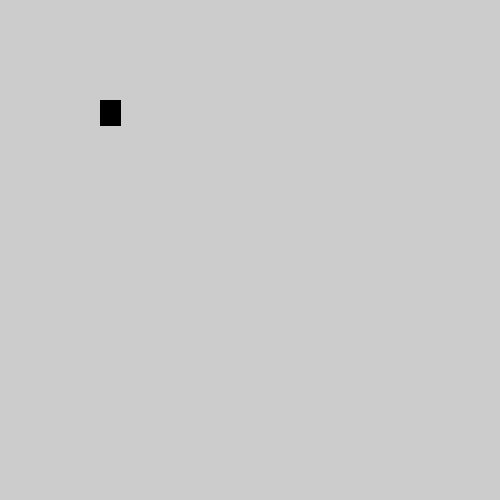
Frame 1 (no input)
Frame 60 (the mouse pressed at the canvas centre just before this capture): identical to frame 1, image omitted
Frame 120 (the mouse held since frame 60 and released just before this capture): identical to frame 1, image omitted

The Processing sketch that drew this single still picture (run headless with seeded random() and noise(); from frame 60 on, the mouse is pressed at the canvas centre):

// Processing sketch: Mid_Term_Prototype
// ── Mid_Term_Prototype.pde
//Origin stays fixed!
float oX = 100;
float oY = 100;
//present location
float x = oX;
float y = oY;
//dimensions
float w = 20;
float h = 25;
color fC= color (0);
color hC= color (127);
color cC= color (255);

void setup(){
  size(500,500);
}

void draw(){
  if (onHover()){
    fill(hC);
    if(mousePressed){
      fill(cC);
    }
  }else {
    fill(fC);
  }
  //isClicked();
  rect(x,y,w,h);
}

boolean onHover(){
  return mouseX > x && mouseX < x + w && mouseY > Y && mouseY < y + h;
}
